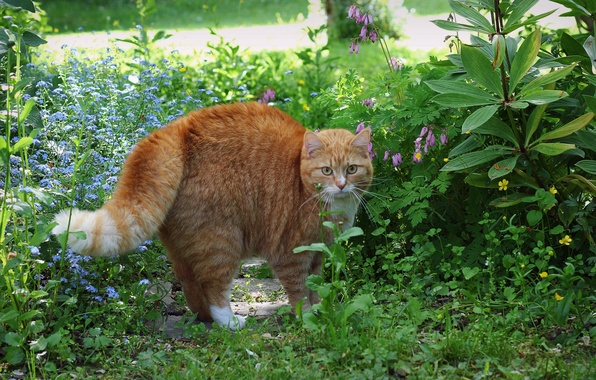
#> input picture 06_segmentation/img/cat.jpg, 596 x 380 px
$ jupyter execute --allow-errors seminar_06.ipynb   (shell and % lines are left out)
#> lines starting #> are read from the running program, lines starting #| are printed output that depends on the picture
# Семинар №6 - Вопросы сегментации изображений

[cell 1]
import cv2
import numpy as np
import sklearn
import skimage.segmentation
from sklearn.feature_extraction.image import grid_to_graph
from sklearn.cluster import AgglomerativeClustering
import skimage.io

import matplotlib.pyplot as plt

import time as time
import scipy as sp

[cell 2]
# вспомогательная функция
def plot_one_image(src_image, is_gray=False):
    """
    Отрисовать с помощью plt исходное изображение.

    :param src_image: np.ndarray: исходное изображение
    :param is_gray: bool: флаг для отображения ЧБ изображений
    :return: None
    """
    fig, m_axs = plt.subplots(1, 1, figsize=(6.4, 4.8), constrained_layout=False)
    ax1 = m_axs

    cmap = 'gray' if is_gray else None
    ax1.set_title('Исходное изображение')
    ax1.imshow(src_image, cmap=cmap)
    ax1.set_xticks([]), ax1.set_yticks([])
    plt.show()

[cell 3]
# вспомогательная функция
def plot_transform_result(src_image, transform_image, is_gray=False):
    """
    Отрисовать с помощью plt исходное изображение и его преобразование.

    :param src_image: np.ndarray: исходное изображение
    :param transform_image: np.ndarray: преобразованное изображение
    :param is_gray: bool: флаг для отображения ЧБ изображений
    :return: None
    """
    fig, m_axs = plt.subplots(1, 2, figsize=(6.4*2, 4.8*2), constrained_layout=False)
    ax1, ax2 = m_axs

    cmap = 'gray' if is_gray else None
    ax1.set_title('Исходное изображение')
    ax1.imshow(src_image, cmap=cmap)
    ax1.set_xticks([]), ax1.set_yticks([])
    ax2.set_title('Результат преобразования')
    ax2.imshow(transform_image, cmap=cmap)
    ax2.set_xticks([]), ax2.set_yticks([])
    plt.show()

# Вспомним про kNN

[link docs](https://scikit-learn.org/stable/modules/generated/sklearn.cluster.KMeans.html), [link video](https://www.youtube.com/watch?v=22mpExWh1LY), [link github](https://github.com/alianoroozi/Image-Clustering/blob/master/Image_clustering_kmean_from_scratch.ipynb)

<table><tr>
    <td>  </td>
    <td>
          </td>

</tr></table>

Inertia measures how well a dataset was clustered by K-Means. It is calculated by measuring the distance between each data point and its centroid, squaring this distance, and summing these squares across one cluster. A good model is one with low inertia AND a low number of clusters ( K ).

[cell 4]
# Generate data
image = skimage.io.imread('img/cat.jpg')
#> image is the input picture: shape (380, 596, 3); mean R, G, B 89.9, 112.2, 69.2
image = skimage.transform.resize(image, tuple(map(int, np.array(image.shape[:2])/2)))
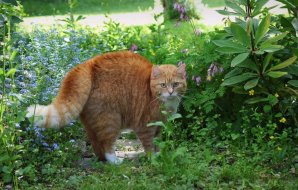
#> image: shape (190, 298, 3) float64; mean R, G, B 0.352, 0.44, 0.272
X = np.reshape(image, (-1, 1))

[cell 5]
X.shape
#> Out = (169860, 1)

[cell 6]
plot_one_image(image)

[cell 7]
n_clusters = 3  # number of regions
kmeans = sklearn.cluster.KMeans(n_clusters=n_clusters)

[cell 8]
kmeans.fit(X)

[cell 9]
label_knn = np.reshape(kmeans.labels_, image.shape)

[cell 10]
plt.imshow(label_knn[...,0])
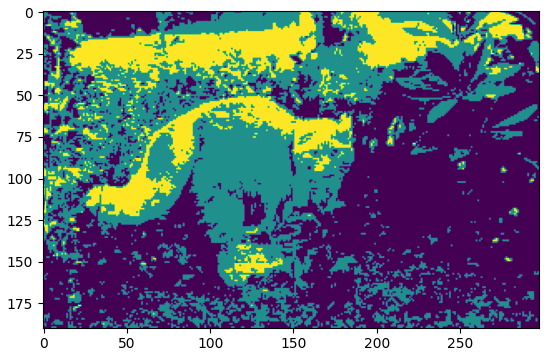
#> figure drawn by matplotlib, 1 panel

## Разница в представлении кодировки цвета

[cell 11]
image_ = skimage.color.rgb2hsv(image)
#> image_: shape (190, 298, 3) float64; mean of channels 0, 1, 2 0.271, 0.479, 0.462
X = np.reshape(image_[:, :, 0], (-1, 1))

[cell 12]
n_clusters = 3  # number of regions
kmeans = sklearn.cluster.KMeans(n_clusters=n_clusters, init='k-means++',
                                n_init=40, algorithm='elkan',
                                max_iter=1000).fit(X)
label_knn_hsv = np.reshape(kmeans.labels_, image[:, :, 0].shape)
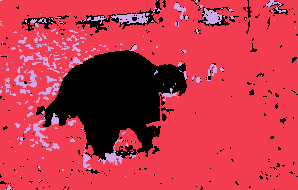
#> label_knn_hsv: shape (190, 298) int32; 3 distinct labels, from 0 to 2; one colour per label, 0 black

[cell 13]
plt.imshow(label_knn_hsv[...])

# Agglomerative clustering

[link video](https://youtu.be/2IVAznQwdS4), [link docs](https://scikit-learn.org/stable/modules/generated/sklearn.cluster.AgglomerativeClustering.html), [link github](https://github.com/alianoroozi/Image-Clustering/blob/master/Image_clustering_agglomerative_from_scratch.ipynb)

[cell 14]
# Generate data
image = skimage.io.imread('img/cat.jpg')
image = skimage.transform.resize(image, tuple(map(int, np.array(image.shape[:2])/2)))
X = np.reshape(image, (-1, 1))

## Algo

[cell 15]
# Define the structure A of the data. Pixels connected to their neighbors.
connectivity = grid_to_graph(*image.shape)

# Compute clustering
print("Compute structured hierarchical clustering...")
st = time.time()
#> (the rest of this cell did not finish here and is left out)

### Plot clustering result

#> (a cell that did not finish here is left out)

# Mean-shift clustering

[link video](https://www.youtube.com/watch?v=PCNz_zttmtA), [link docs](https://scikit-image.org/docs/stable/api/skimage.segmentation.html)

<table><tr>
    <td>  </td>
        <td>  </td>

</tr></table>

[cell 17]
# Generate data
image = skimage.io.imread('img/cat.jpg')
image = skimage.transform.resize(image, tuple(map(int, np.array(image.shape[:2])/2)))

## Algo

[cell 18]
label_mean_sh = skimage.segmentation.quickshift(image, kernel_size=10, max_dist=6,
                                                 ratio=0.1,
                                                 convert2lab=True)
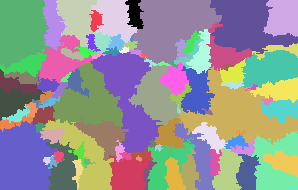
#> label_mean_sh: shape (190, 298) int64; 98 distinct labels, from 0 to 97; one colour per label, 0 black

[cell 19]
n_clusters = np.unique(label_mean_sh).max()
#> n_clusters = 97
print(n_clusters)
#| 97

### Plot clustering result

[cell 20]
plt.imshow(label_mean_sh)

# Felzenszwalb algo

Felzenszwalb's algorithm takes a graph-based approach to segmentation. It first constructs an undirected graph with the image pixels as vertices (the set to be segmented) and the weight of an edge between the two vertices being some measure of the dissimilarity (for example, the difference in intensity). In the graph-based approach, the problem of partitioning an image into segments translates to finding a connected components in the constructed graph. The edges between two vertices in the same component should have relatively low weights, and edges between vertices in different components should have higher weights.

[cell 21]
label_felz = skimage.segmentation.felzenszwalb(image, scale=100, sigma=0.5, min_size=50)
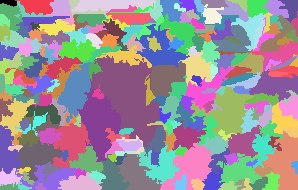
#> label_felz: shape (190, 298) int64; 225 distinct labels, from 0 to 224; one colour per label, 0 black

[cell 22]
n_clusters = np.unique(label_felz).max()
#> n_clusters = 224
print(n_clusters)
#| 224

[cell 23]
plt.imshow(label_felz)

# Метрики для сегментации задачи

Есть 2 способа кодировать предсказания в масках.

1. Предсказание для каждого класса записывать в отдельный канал предсказания. Если классов С, а размер исходного изображения H, W, то предсказание будет размера (H, W, C), где каждый канал (бинарный) означает результат классификации для каждого класса С.

2. Предсказание для каждого класса записывается в виде целого числа в один канал. Если классов С, а размер исходного изображения H, W, то предсказание будет размера (H, W), где значения предсказаний лежат в диапазоне [0, C].

Дальше мы будем придерживаться первого способа кодирования результата сегментации.

[cell 24]
# смоделируем пример маски сегментации после алгоритма

true_mask = np.zeros((400, 400, 3))  # истинная маска
true_mask[50:100, 30:370] = 1

pred_mask = np.zeros((400, 400, 3))  # предсказанная маска
pred_mask[20:60, :] = 1

[cell 25]
# отобразим
plot_transform_result(true_mask, pred_mask)
#> in plot_transform_result, `plt.show()`:
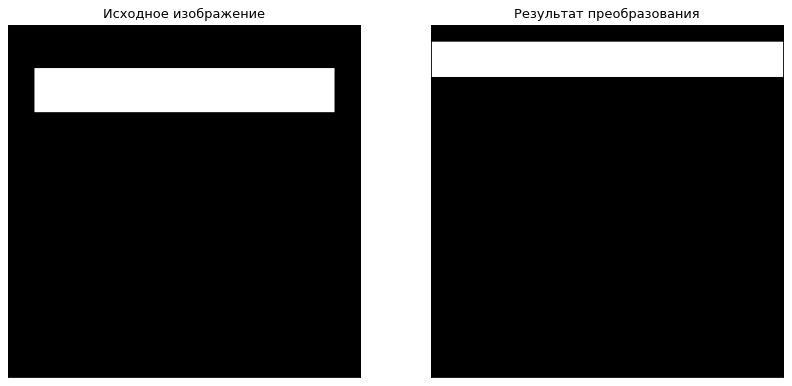
#> figure drawn by matplotlib, 2 panels

## Dice метрика

<table><tr>
    <td>  </td>
</tr></table>

[cell 26]
def dice_channel(probability, truth, threshold):
    #
#> called with probability = array of shape (1, 400, 400, 3), truth = array of shape (1, 400, 400, 3), threshold = 0.5
    print(f'shape of prob is {probability.shape}, shape of gtruth is {truth.shape}')
    batch_size = truth.shape[0]
    channel_num = truth.shape[3]
    mean_dice_channel = 0.
    all_channels = []
    print(f'channel num is {channel_num}, batch size is {batch_size}')
    for i in range(batch_size):
        for j in range(channel_num):
            channel_dice = dice_single_channel(probability[i, :, :, j], truth[i, :, :, j], threshold)
            all_channels.append(channel_dice)
            mean_dice_channel += channel_dice/(batch_size * channel_num)
    return mean_dice_channel, all_channels


def dice_single_channel(probability, truth, threshold, eps=1E-9):
    #
    t = (truth.flatten() > 0.5)
    p = (probability.flatten() > threshold)
    dice = (2.0 * (p * t).sum() + eps) / (p.sum() + t.sum() + eps)
    return dice

[cell 27]
mean_dice, all_dice = dice_channel(np.array([pred_mask]), np.array([true_mask]), 0.5)

print('Mean Dice:', mean_dice)
print('Dice per channel:', all_dice)

## Jaccard score (IoU)

<table><tr>
    <td>  </td>
</tr></table>

[cell 28]
def jaccard_score(preds, labels, C, EMPTY=1., ignore=None, per_image=False):
    """
    Array of IoU for each (non ignored) class
    """
#> called with preds = array of shape (1, 400, 400, 3), labels = array of shape (1, 400, 400, 3), C = 2, EMPTY = 0, per_image = False
    if not per_image:
        preds, labels = (preds,), (labels,)
    ious = []
    for pred, label in zip(preds, labels):
        iou = []
        for i in range(C):
            if i != ignore: # The ignored label is sometimes among predicted classes (ENet - CityScapes)
                intersection = ((label == i) & (pred == i)).sum()
                union = ((label == i) | ((pred == i) & (label != ignore))).sum()
                if not union:
                    iou.append(EMPTY)
                else:
                    iou.append(float(intersection) / union)

        ious.append(iou)
    ious = map(np.mean, zip(*ious)) # mean accross images if per_image
    return np.array(tuple(ious))

[cell 29]
iou = jaccard_score(np.array([pred_mask]), np.array([true_mask]), C=2, EMPTY=0, per_image=False)

print('Mean IoU:', iou)
# print('Dice per channel:', all_dice)

# Naive Bayes Classifier

Воспользуемся моделью наивного байесовского классификатора для сегментации - воспользуемся постановкой задачи, что требуется классифицировать каждый пиксель.

<table><tr>
    <td>  </td>
</tr></table>

[cell 30]
path = "img/test2-mini.jpg"
#> (the rest of this cell did not finish here and is left out)

## Формируем обучающую выборку

[cell 31]
# априорная информация
paths = ["img/Sky.jpg", "img/Road.jpg", "img/Grass.jpg"]
#> paths = ['img/Sky.jpg', 'img/Road.jpg', 'img/Grass.jpg']
initial_probability = {"img/Sky.jpg": 0.30, "img/Road.jpg": 0.20, "img/Grass.jpg": 0.50}

# сохраняем результаты расчета априорной информации
#> (the rest of this cell did not finish here and is left out)
